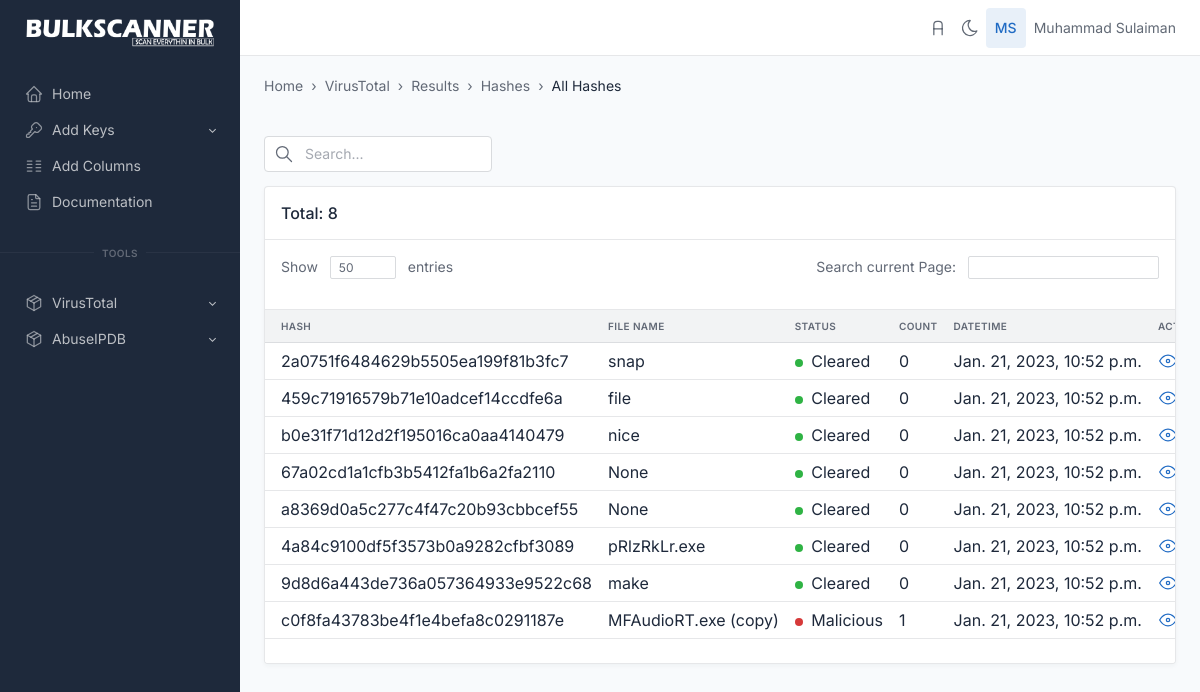
Screenshot of /virustotal/all_hashes (signed in) with the database file from the repository.
### virustotal/models.py (models this page shows, shortened)
class hashes(models.Model):
    hash = models.TextField(unique=True)
    count = models.IntegerField(null=True)
    votes = models.JSONField(null=True)
    signature_info = models.JSONField(null=True)
    last_analysis_stats = models.JSONField(null=True)
    meaningful_name = models.JSONField(null=True)
    date_time = models.DateTimeField(default=datetime.datetime.now())

### virustotal/views.py (the view)
# urls.py: path('all_hashes', views.all_hashes, name='all_hashes'),
def all_hashes(request):
    if request.user.is_authenticated:
        queryset = hashes.objects.all()
        show_entries = request.GET.get('show_entries')
        if show_entries:
            paginator = Paginator(queryset, show_entries)
            hash_count = paginator.count
            page_number = request.GET.get('page')
            queryset = paginator.get_page(page_number)
            context = {'all_hashes': queryset,
                       'hash_count': hash_count}
            return render(request, 'virustotal/all_hashes.html', context)
        else:
            paginator = Paginator(queryset, 50)
            hash_count = paginator.count
            page_number = request.GET.get('page')
            queryset = paginator.get_page(page_number)
            context = {'all_hashes': queryset,
                       'hash_count': hash_count}
            return render(request, 'virustotal/all_hashes.html', context)
    else:
        return redirect("login")

### templates/virustotal/all_hashes.html (shortened to what this page needs)
{% extends 'base.html' %} {% load static %}
{% block body %}
<div class="page-wrapper">
  <div class="container-xl">
    <div class="page-header d-print-none">
      <div class="row align-items-center">
        <div class="col">
          <ol class="breadcrumb breadcrumb-arrows" aria-label="breadcrumbs">
            <li class="breadcrumb-item">
              <a href="{% url 'index' %}">Home</a>
            </li>
            <li class="breadcrumb-item"><a href="#">VirusTotal</a></a></li>
            <li class="breadcrumb-item" aria-current="page">
              <a href="#">Results</a>
            <li class="breadcrumb-item" aria-current="page">
              <a href="{% url 'malicious_hashes' %}">Hashes</a>
            <li class="breadcrumb-item active" aria-current="page">
              <a href="#">All Hashes</a>
            </li>
          </ol>
          <br />
          </div>
      </div>
    </div>
  </div>
  <div class="page-body">
    <div class="container-xl">
       <div class="col-3">
        <form action="{% url 'search_all_hashes' %}" method="get">
          <div class="input-icon">
            <span class="input-icon-addon">
            </span>
            <input type="text" class="form-control" placeholder="Search..." aria-label="Search in website" name="search_text">
          </div>
        </form>
      </div>
      {% if vt_hash_search_result%}
      <div class="row row-cards">
        <div class="col-12">
          <div class="card">
            <div class="card-header">
              <h3 class="card-title">Total: {{hash_count}}</h3>
            </div>
            <div class="table-responsive">
              <table
                class="table card-table table-vcenter text-nowrap datatable" id="myTable"
              >
                <thead>
                  <tr>
                    <th>Hash</th>
                    <th>File Name</th>
                    <th>Status</th>
                    <th>Count</th>
                    <th>DateTime</th>
                    <th>Actions</th>
                  </tr>
                </thead>
                <tbody>
                  {% for hashdata in vt_hash_search_result%}
                  <tr>
                    <td>
                      {{hashdata.hash}}
                    </td>
                    <td>
                      {{hashdata.meaningful_name}}
                    </td>
                    {% if hashdata.count == 0 %}
                    <td>
                      <span class="badge bg-success me-1"></span>
                      <a
                        href="https://www.virustotal.com/gui/file/{{hashdata.hash}}"
                        target="_blank"
                        class="text-reset"
                        tabindex="-1"
                        >Cleared</a
                      >
                    </td>
                    {% elif hashdata.count > 0 %}
                    <td>
                      <span class="badge bg-danger me-1"></span>
                      <a
                        href="https://www.virustotal.com/gui/file/{{hashdata.hash}}"
                        target="_blank"
                        class="text-reset"
                        tabindex="-1"
                        >Malicious</a
                      >
                    </td>
                    {% else %}
                    <td>
                      <a
                        href="https://www.virustotal.com/gui/file/{{hashdata.hash}}"
                        target="_blank"
                        class="text-reset"
                        tabindex="-1"
                        >None</a
                      >
                    </td>
                    {% endif %}
                    <td>{{hashdata.count}}</td>
                    <td>{{hashdata.date_time}}</td>
                    <td>
                      <a href="{% url 'hash_details' hash=hashdata.hash %}" style = "text-decoration: none;" target="_blank">
                        <svg xmlns="http://www.w3.org/2000/svg" class="icon icon-tabler icon-tabler-eye" width="24" height="24" viewBox="0 0 24 24" stroke-width="2" stroke="currentColor" fill="none" stroke-linecap="round" stroke-linejoin="round">
                          <path stroke="none" d="M0 0h24v24H0z" fill="none"></path>
                          <circle cx="12" cy="12" r="2"></circle>
                          <path d="M22 12c-2.667 4.667 -6 7 -10 7s-7.333 -2.333 -10 -7c2.667 -4.667 6 -7 10 -7s7.333 2.333 10 7"></path>
                       </svg>
                      </a>
                      <a href="{% url 'delete_from_all_hashes' hash=hashdata.hash %}" style = "text-decoration: none;">
                      <svg xmlns="http://www.w3.org/2000/svg" class="icon icon-tabler icon-tabler-trash-off" width="24" height="24" viewBox="0 0 24 24" stroke-width="2" stroke="currentColor" fill="none" stroke-linecap="round" stroke-linejoin="round">
                        <path stroke="none" d="M0 0h24v24H0z" fill="none"></path>
                        <line x1="3" y1="3" x2="21" y2="21"></line>
                        <path d="M4 7h3m4 0h9"></path>
                        <line x1="10" y1="11" x2="10" y2="17"></line>
                        <line x1="14" y1="14" x2="14" y2="17"></line>
                        <path d="M5 7l1 12a2 2 0 0 0 2 2h8a2 2 0 0 0 2 -2l.077 -.923"></path>
                        <line x1="18.384" y1="14.373" x2="19" y2="7"></line>
                        <path d="M9 5v-1a1 1 0 0 1 1 -1h4a1 1 0 0 1 1 1v3"></path>
                     </svg>
                    </a>
                    </td>
                  </tr>
                  {% endfor %}
                </tbody>
              </table>
            </div>
          </div>
        </div>
      </div>
      {% elif all_hashes %}
      <div class="row row-cards">
        <div class="col-12">
          <div class="card">
            <div class="card-header">
              <h3 class="card-title">Total: {{hash_count}}</h3>
            </div>
            <div class="card-body border-bottom py-3">
              <div class="d-flex">
                <form action="{% url 'all_hashes' %}" method="GET">
                <div class="text-muted">
                  Show
                  <div class="mx-2 d-inline-block">
                    <input
                      type="text"
                      class="form-control form-control-sm"
                      value="50"
                      size="3"
                      aria-label="Invoices count"
                      name="show_entries"
                    />
                  </div>
                </form>
                  entries
                </div>
                <div class="ms-auto text-muted">
                  Search current Page:
                  <div class="ms-2 d-inline-block">
                    <input
                      type="text"
                      class="form-control form-control-sm"
                      aria-label="Search invoice"
                      name="search_table"
                      id="myInput"
                      onkeyup="myFunction()"
                    />
                  </div>
                </div>
              </div>
            </div>
            <div class="table-responsive">
              <table
                class="table card-table table-vcenter text-nowrap datatable" id="myTable"
              >
                <thead>
                  <tr>
                    <th>Hash</th>
                    <th>File Name</th>
                    <th>Status</th>
                    <th>Count</th>
                    <th>DateTime</th>
                    <th>Actions</th>
                  </tr>
                </thead>
                <tbody>
                  {% for hashdata in all_hashes%}
                  <tr>
                    <td>
                      {{hashdata.hash}}
                    </td>
                    <td>
                      {{hashdata.meaningful_name}}
                    </td>
                    {% if hashdata.count == 0 %}
                    <td>
                      <span class="badge bg-success me-1"></span>
                      <a
                        href="https://www.virustotal.com/gui/file/{{hashdata.hash}}"
                        target="_blank"
                        class="text-reset"
                        tabindex="-1"
                        >Cleared</a
                      >
                    </td>
                    {% elif hashdata.count > 0 %}
                    <td>
                      <span class="badge bg-danger me-1"></span>
                      <a
                        href="https://www.virustotal.com/gui/file/{{hashdata.hash}}"
                        target="_blank"
                        class="text-reset"
                        tabindex="-1"
                        >Malicious</a
                      >
                    </td>
                    {% endif %}
                    <td>{{hashdata.count}}</td>
                    <td>{{hashdata.date_time}}</td>
                    <td>
                      <a href="{% url 'hash_details' hash=hashdata.hash %}" style = "text-decoration: none;" target="_blank">
                      </a>
                    </td>
                  </tr>
                  {% empty %}
                  <tr><td colspan="6" style="text-align:center">No Data found</td></tr>
                  {% endfor %}
                </tbody>
              </table>
            </div>
            <div class="card-footer d-flex align-items-center">
            </div>
          </div>
        </div>
      </div>
      {% endif %}
    </div>
  </div>
</div>
{% endblock body %}

### templates/base.html (shortened to what this page needs)
{% load static %}
<html lang="en">
  <head>
    <link href="{% static 'css/tabler.min.css' %}" rel="stylesheet" />
    <link href="{% static 'css/tabler-flags.min.css' %}" rel="stylesheet" />
    <link href="{% static 'css/tabler-payments.min.css' %}" rel="stylesheet" />
    <link href="{% static 'css/tabler-vendors.min.css' %}" rel="stylesheet" />
    <link href="{% static 'css/demo.min.css' %}" rel="stylesheet" />
  </head>
  <body >
    <div class="wrapper">
      <aside class="navbar navbar-vertical navbar-expand-lg navbar-dark">
        <div class="container-fluid">
          <h1 class="navbar-brand navbar-brand-autodark">
            <a href="{% url 'index' %}">
              <img src="{% static 'logo_white.png' %}" width="50" height="10" alt="BulkScanner" class="navbar-brand-image">
            </a>
          </h1>
          <div class="collapse navbar-collapse" id="navbar-menu">
            <ul class="navbar-nav pt-lg-3">
              <li class="nav-item">
                <a class="nav-link" href="{% url 'index' %}" >
                  <span class="nav-link-icon d-md-none d-lg-inline-block">
                  </span>
                  <span class="nav-link-title">
                    Home
                  </span>
                </a>
              </li>
              <li class="nav-item dropdown">
                <a class="nav-link dropdown-toggle" href="#navbar-base" data-bs-toggle="dropdown" data-bs-auto-close="false" role="button" aria-expanded="false" >
                  <span class="nav-link-icon d-md-none d-lg-inline-block">
                  </span>
                  <span class="nav-link-title">
                    Add Keys
                  </span>
                </a>
              </li>
              <li class="nav-item">
                <a class="nav-link" href="{% url 'add_columns' %}" >
                  <span class="nav-link-icon d-md-none d-lg-inline-block">
                  </span>
                  <span class="nav-link-title">
                    Add Columns
                  </span>
                </a>
              </li>
              <li class="nav-item">
                <a class="nav-link" href="./docs/index.html" >
                  <span class="nav-link-icon d-md-none d-lg-inline-block">
                  </span>
                  <span class="nav-link-title">
                    Documentation
                  </span>
                </a>
              </li>
              <div class="hr-text">Tools</div>
              <li class="nav-item dropdown">
                <a class="nav-link dropdown-toggle" href="#navbar-base" data-bs-toggle="dropdown" data-bs-auto-close="false" role="button" aria-expanded="false" >
                  <span class="nav-link-icon d-md-none d-lg-inline-block">
                  </span>
                  <span class="nav-link-title">
                    VirusTotal
                  </span>
                </a>
              </li>
              <li class="nav-item dropdown">
                <a class="nav-link dropdown-toggle" href="#navbar-base" data-bs-toggle="dropdown" data-bs-auto-close="false" role="button" aria-expanded="false" >
                  <span class="nav-link-icon d-md-none d-lg-inline-block">
                  </span>
                  <span class="nav-link-title">
                    AbuseIPDB
                  </span>
                </a>
              </li>
            </ul>
          </div>
        </div>
      </aside>
      <header class="navbar navbar-expand-md navbar-light d-none d-lg-flex d-print-none">
        <div class="container-xl">
          <div class="navbar-nav flex-row order-md-last">
          <a
          href="{% url 'admin:index' %}" target="_blank"
          class="nav-link px-0 "
          title="Go to Admin Area"
          data-bs-toggle="tooltip"
          data-bs-placement="bottom"
            >
            </a>
            <a href="?theme=dark" class="nav-link px-0 hide-theme-dark" title="Enable dark mode" data-bs-toggle="tooltip" data-bs-placement="bottom">
            </a>
            <div class="nav-item dropdown">
              <a href="#" class="nav-link d-flex lh-1 text-reset p-0" data-bs-toggle="dropdown" aria-label="Open user menu">
                <span class="avatar bg-blue-lt">{{user.first_name|slice:"1"}}{{user.last_name|slice:"1"}}</span>
                <div class="d-none d-xl-block ps-2">
                  <div>{{user.first_name}} {{user.last_name}}</div>
                </div>
              </a>
            </div>
          </div>
        </div>
      </header>
      <div class="page-wrapper">
        {% block body %}
        {% endblock body %}
    </div>
  </body>
</html>

### rows the page displays
hashes: hash "2a0751f6484629b5505ea199f81b3fc7", meaningful_name "snap", count "0", date_time "Jan. 21, 2023, 10:52 p.m."
hashes: hash "459c71916579b71e10adcef14ccdfe6a", meaningful_name "file", count "0", date_time "Jan. 21, 2023, 10:52 p.m."
hashes: hash "b0e31f71d12d2f195016ca0aa4140479", meaningful_name "nice", count "0", date_time "Jan. 21, 2023, 10:52 p.m."
hashes: hash "67a02cd1a1cfb3b5412fa1b6a2fa2110", meaningful_name "None", count "0", date_time "Jan. 21, 2023, 10:52 p.m."
hashes: hash "a8369d0a5c277c4f47c20b93cbbcef55", meaningful_name "None", count "0", date_time "Jan. 21, 2023, 10:52 p.m."
hashes: hash "4a84c9100df5f3573b0a9282cfbf3089", meaningful_name "pRlzRkLr.exe", count "0", date_time "Jan. 21, 2023, 10:52 p.m."
hashes: hash "9d8d6a443de736a057364933e9522c68", meaningful_name "make", count "0", date_time "Jan. 21, 2023, 10:52 p.m."
hashes: hash "c0f8fa43783be4f1e4befa8c0291187e", meaningful_name "MFAudioRT.exe (copy)", count "1", date_time "Jan. 21, 2023, 10:52 p.m."

### other values shown
{{ user.first_name|slice:"1" }} "M"
{{ user.last_name|slice:"1" }} "S"
{{ user.first_name }} "Muhammad"
{{ user.last_name }} "Sulaiman"
{{ hash_count }} "8"
